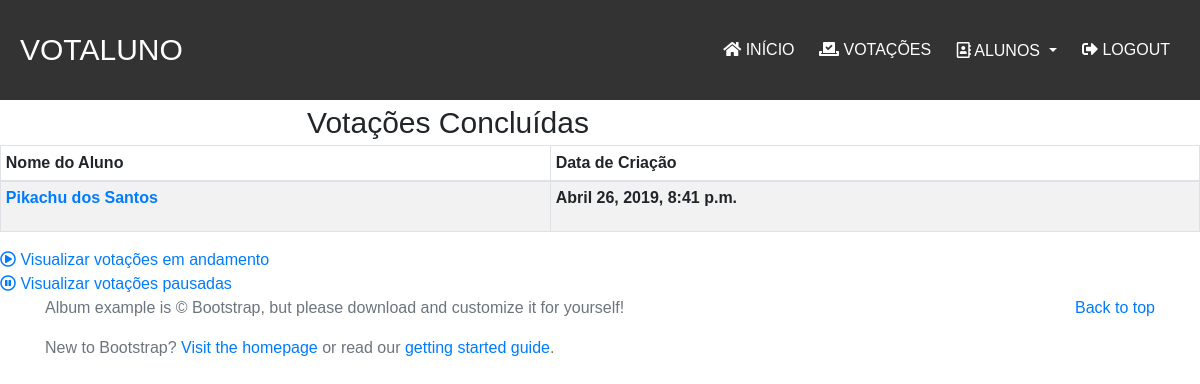
The app's page /concluidas/ (signed in) with its own data.
### votacoes/models.py (models this page shows, shortened)
class Votacao(models.Model):
    aluno = models.ForeignKey(Aluno,on_delete=models.CASCADE)
    created_date = models.DateTimeField(default=now, editable=False)
    emAndamento = 1
    pausada = 2
    finalizada = 3
    escolhas =(
        (1,'Em Andamento'),
        (2,'Pausada'),
        (3,'Finalizada')
    )
    estado = models.IntegerField(choices=escolhas, default=2)

class Aluno(models.Model):
    imagemAluno = models.ImageField(upload_to='images/')
    nomeAluno = models.CharField(
        max_length=255,
        null=False,
        blank=False
    )
    cursoAluno = models.CharField(
        max_length=50,
        null=False,
        blank=False
    )
    turmaAluno = models.CharField(
        max_length=1,
        null=False,
        blank=False
    )
    cpfAluno = models.CharField(
        max_length=14,
        null=False,
        blank=False
    )
    serieAluno = models.IntegerField(
        null=False,
        blank=False,
    )

### votacoes/views.py (the view)
# urls.py: path('concluidas/',views.concluidas,name='concluidas'),
@login_required
def concluidas(request):
    context = {}
    votacoesConcluidas = Votacao.objects.filter(estado=3)
    context['votacoesConcluidas'] = votacoesConcluidas
    return render(request,'votacoes/concluidas.html',context)

### votacoes/templates/votacoes/concluidas.html
{% extends 'baseSite.html' %}
{% block content %}
{% if votacoesConcluidas %}
    <p class='titulo'>Votações Concluídas</p>
    <ul>
    {% for Votacao in votacoesConcluidas %}
        <table id="dtVerticalScrollExample" class="table table-responsive-sm table-striped table-bordered table-sm" cellspacing="0"
        width="90%">
            <thead>
                <th>Nome do Aluno</th>
                <th> Data de Criação</th>
            </thead>
            <tbody>
                <tr>
                    <th>
                        <li><a href="{% url 'exibirAluno' Votacao.aluno.cpfAluno %}">{{ Votacao.aluno.nomeAluno }}</a></li>
                    </th>
                    <th>
                        <p>{{ Votacao.created_date }}</p>
                    </th>
                </tr>
            </tbody>
        </table>
    {% endfor %}
    </ul>
    <div class="divLinkEscolhas">
        <a href="{% url 'emAndamento' %}"><i class="far fa-play-circle"></i> Visualizar votações em andamento</a><br>
        <a href="{% url 'pausadas' %}"><i class="far fa-pause-circle"></i> Visualizar votações pausadas</a>
    </div>
{% else %}
    <h2>Sem votações concluidas</h2>
    <div class="divLinkEscolhas">
        <a href="{% url 'emAndamento' %}"><i class="far fa-play-circle"></i> Visualizar votações em andamento</a><br>
        <a href="{% url 'pausadas' %}"><i class="far fa-pause-circle"></i> Visualizar votações pausadas</a>
    </div>
{% endif %}
{% endblock %}

### votacoes/static/css/baseSite.css (style rules this page uses)
* { margin: 0; padding: 0; font-family: "montserrat",sans-serif; }

### votacoes/static/css/site.css (style rules this page uses)
.titulo { text-align: center; font-size: 30px; margin: 0%; }

### records on screen
Votacao: aluno.nomeAluno "Pikachu dos Santos", created_date "Abril 26, 2019, 8:41 p.m."
